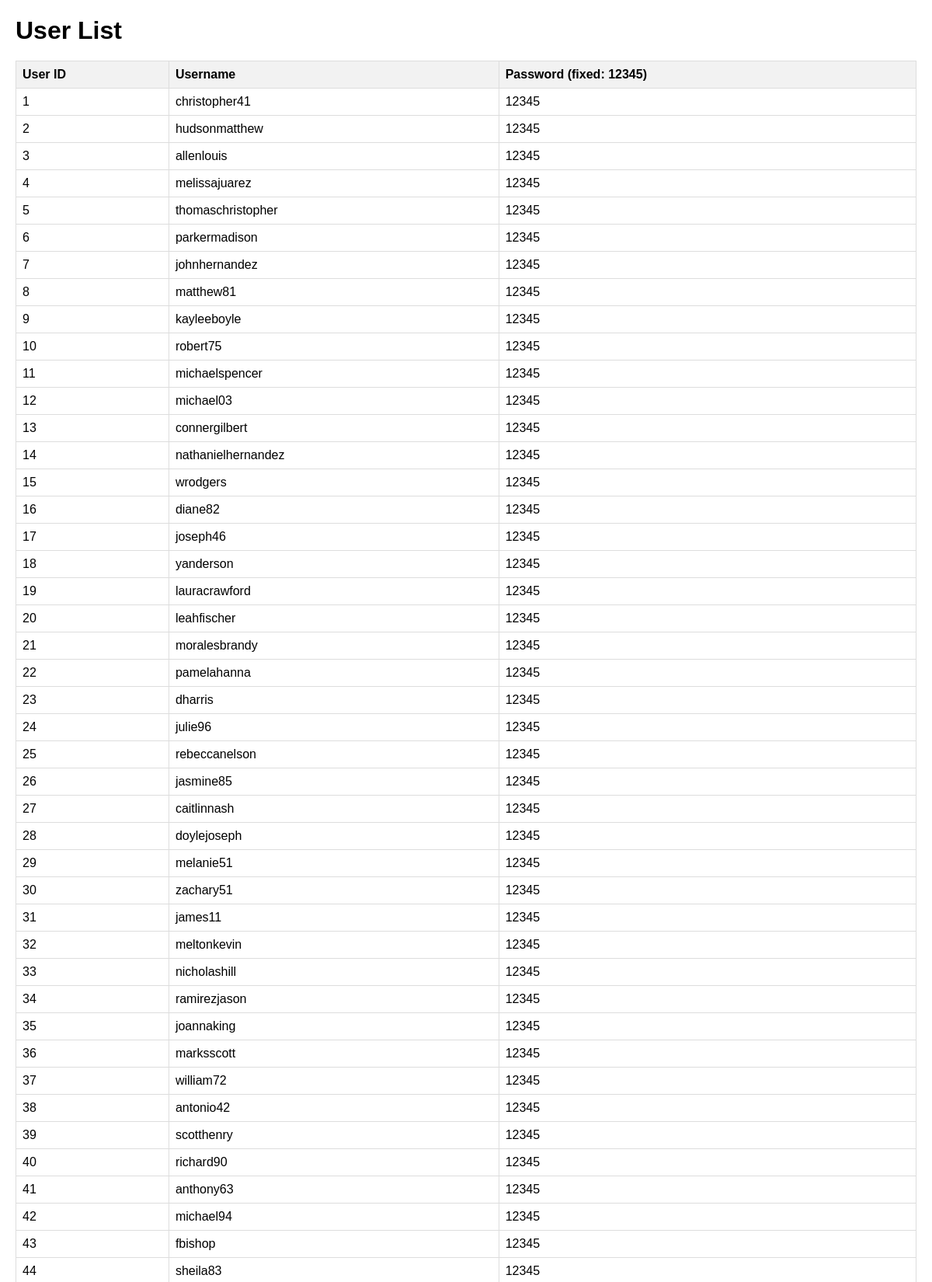
/view_users (signed in, upper part), run on the app's committed database.
### app.py (models this page shows, shortened)
class User(db.Model):
    id = db.Column(db.Integer, primary_key=True)
    username = db.Column(db.String(80), unique=True, nullable=False)
    password_hash = db.Column(db.String(120), nullable=False)

### app.py (the view)
@app.route('/view_users')
@login_required
def view_users():
    users = User.query.all()
    return render_template('view_users.html', users=users)

### app.py (called while the page is built)
def login_required(f):
    @wraps(f)
    def decorated_function(*args, **kwargs):
        if 'user_id' not in session:  # If no user is logged in, redirect to login page
            return redirect(url_for('login'))
        return f(*args, **kwargs)
    return decorated_function

### templates/view_users.html (shortened to what this page needs)
<!doctype html>
<html lang="en">
<head>
</head>
<body>
    <h1>User List</h1>
    <table>
        <tr>
            <th>User ID</th>
            <th>Username</th>
            <th>Password (fixed: 12345)</th>
        </tr>
        {% for user in users %}
        <tr>
            <td>{{ user.id }}</td>
            <td>{{ user.username }}</td>
            <td>12345</td>
        </tr>
        {% endfor %}
    </table>
</body>
</html>

### templates/view_users.html (style rules this page uses)
body { font-family: Arial, sans-serif; margin: 20px; }
table { width: 100%; border-collapse: collapse; margin-bottom: 20px; }
th, td { border: 1px solid #ddd; padding: 8px; text-align: left; }
th { background-color: #f2f2f2; }
h1 { margin-bottom: 20px; }

### data on the page
User: id "1", username "christopher41"
User: id "2", username "hudsonmatthew"
User: id "3", username "allenlouis"
User: id "4", username "melissajuarez"
User: id "5", username "thomaschristopher"
User: id "6", username "parkermadison"
User: id "7", username "johnhernandez"
User: id "8", username "matthew81"
User: id "9", username "kayleeboyle"
User: id "10", username "robert75"
User: id "11", username "michaelspencer"
User: id "12", username "michael03"
User: id "13", username "connergilbert"
User: id "14", username "nathanielhernandez"
User: id "15", username "wrodgers"
User: id "16", username "diane82"
User: id "17", username "joseph46"
User: id "18", username "yanderson"
User: id "19", username "lauracrawford"
User: id "20", username "leahfischer"
User: id "21", username "moralesbrandy"
User: id "22", username "pamelahanna"
User: id "23", username "dharris"
User: id "24", username "julie96"
User: id "25", username "rebeccanelson"
User: id "26", username "jasmine85"
User: id "27", username "caitlinnash"
User: id "28", username "doylejoseph"
User: id "29", username "melanie51"
User: id "30", username "zachary51"
User: id "31", username "james11"
User: id "32", username "meltonkevin"
User: id "33", username "nicholashill"
User: id "34", username "ramirezjason"
User: id "35", username "joannaking"
User: id "36", username "marksscott"
User: id "37", username "william72"
User: id "38", username "antonio42"
User: id "39", username "scotthenry"
User: id "40", username "richard90"
User: id "41", username "anthony63"
User: id "42", username "michael94"
User: id "43", username "fbishop"
User: id "44", username "sheila83"
